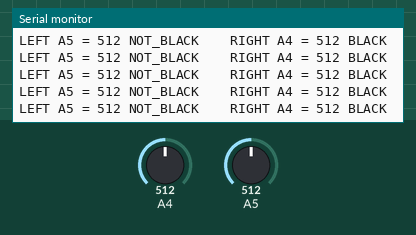
This sketch was run on a simulated Arduino Uno, built with avr-gcc and run on an emulated ATmega328P. Shown: the last lines printed to the serial monitor. The test bench sets the inputs (shaded band); at power-on: A4 = 512, A5 = 512.

Above: at 1.1 s.
1.2 s: A4 set to 413
At 1.51 s:
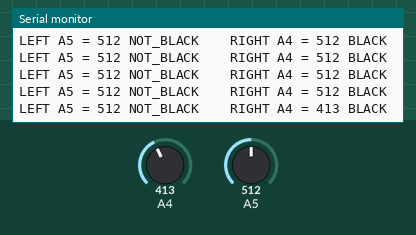
2.7 s: A4 set to 383
At 3.01 s:
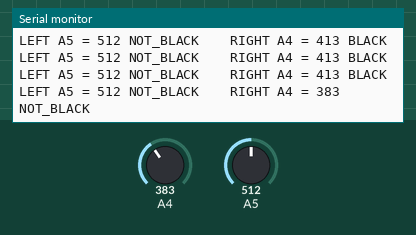
4.8 s: A5 set to 1013
At 5.03 s:
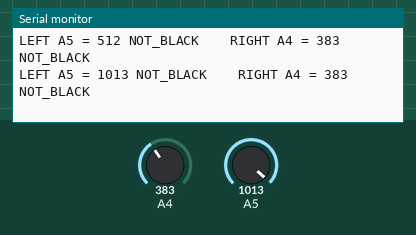
6.3 s: A5 set to 1023
At 6.56 s:
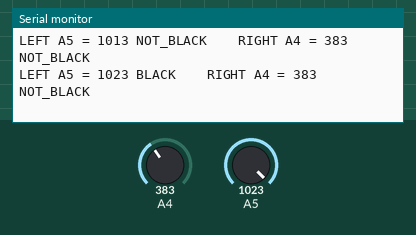

Measured:
- the behaviour switches between 400 and 399 on A4 (found by bisection; images 1 and 2)
- the behaviour switches between 1022 and 1023 on A5 (found by bisection; images 3 and 4)
- after the input at 1.2 s, the serial monitor: prints a new line after 0.13 s (image 1)
- after the input at 2.7 s, the serial monitor: prints a new line after 0.12 s (image 2)
- after the input at 4.8 s, the serial monitor: prints a new line after 0.05 s (image 3)
- after the input at 6.3 s, the serial monitor: prints a new line after 0.08 s (image 4)

The sketch:

QTIThresholdTest.ino
```cpp
// Two QTI Analog Threshold Test
// Arduino Uno / ATmega328P
// Register notation only
//
// LEFT QTI signal  = A5
// RIGHT QTI signal = A4
//
// Left threshold:  1023
// Right threshold: 400

#include <avr/io.h>

#define LEFT_QTI_BLACK_THRESHOLD 1023
#define RIGHT_QTI_BLACK_THRESHOLD 400

// ---------------- UART ----------------

void uart_init() {
    UBRR0H = 0;
    UBRR0L = 103;        // 9600 baud for 16 MHz Arduino Uno
    UCSR0B = 0b00001000; // TX enable
    UCSR0C = 0b00000110; // 8-bit data
}

void uart_send_char(char c) {
    while (!(UCSR0A & 0b00100000));
    UDR0 = c;
}

void uart_send_string(const char* str) {
    while (*str != '\0') {
        uart_send_char(*str);
        str++;
    }
}

void uart_send_number(long num) {
    char buffer[12];
    int i = 0;

    if (num == 0) {
        uart_send_char('0');
        return;
    }

    if (num < 0) {
        uart_send_char('-');
        num = -num;
    }

    while (num > 0) {
        buffer[i] = (num % 10) + '0';
        num = num / 10;
        i++;
    }

    while (i > 0) {
        i--;
        uart_send_char(buffer[i]);
    }
}

// ---------------- Delay ----------------

void delay_ms(int ms) {
    for (int i = 0; i < ms; i++) {
        for (volatile int j = 0; j < 1600; j++) {
            __asm__("nop");
        }
    }
}

// ---------------- ADC ----------------

void adc_init() {
    // AVcc reference, ADC right-adjusted
    ADMUX = 0b01000000;

    // Enable ADC, prescaler = 128
    ADCSRA = 0b10000111;
}

int adc_read(unsigned char channel) {
    // Select ADC channel, keep AVcc reference
    ADMUX = 0b01000000 | (channel & 0b00001111);

    // Start conversion
    ADCSRA |= 0b01000000;

    // Wait for conversion to finish
    while (ADCSRA & 0b01000000);

    return ADC;
}

// ---------------- QTI Helpers ----------------

int read_left_qti() {
    // A5 = ADC5
    return adc_read(5);
}

int read_right_qti() {
    // A4 = ADC4
    return adc_read(4);
}

int left_qti_black() {
    if (read_left_qti() >= LEFT_QTI_BLACK_THRESHOLD) {
        return 1;
    } else {
        return 0;
    }
}

int right_qti_black() {
    if (read_right_qti() >= RIGHT_QTI_BLACK_THRESHOLD) {
        return 1;
    } else {
        return 0;
    }
}

// ---------------- Main ----------------

int main() {
    uart_init();
    adc_init();

    // A4 = PC4 input
    // A5 = PC5 input
    DDRC &= 0b11001111;

    uart_send_string("Two QTI threshold test start\r\n");
    uart_send_string("LEFT=A5 threshold=1023, RIGHT=A4 threshold=400\r\n\r\n");

    while (1) {
        int left_value = read_left_qti();
        int right_value = read_right_qti();

        uart_send_string("LEFT A5 = ");
        uart_send_number(left_value);

        if (left_value >= LEFT_QTI_BLACK_THRESHOLD) {
            uart_send_string(" BLACK");
        } else {
            uart_send_string(" NOT_BLACK");
        }

        uart_send_string("    RIGHT A4 = ");
        uart_send_number(right_value);

        if (right_value >= RIGHT_QTI_BLACK_THRESHOLD) {
            uart_send_string(" BLACK");
        } else {
            uart_send_string(" NOT_BLACK");
        }

        uart_send_string("\r\n");

        delay_ms(100);
    }

    return 0;
}
```
